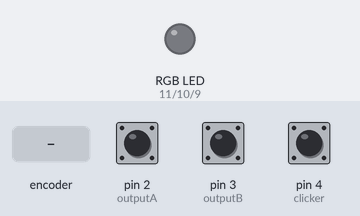
Simulated run of this sketch. Board: Arduino Uno, built with avr-gcc and run on an emulated ATmega328P. Parts: an RGB LED mixed from three pins (HIGH = lit). The inputs (shaded band) are chosen by the test bench; at power-on: pin 4 (clicker) HIGH, pin 2 (outputA) HIGH, pin 3 (outputB) HIGH.

Above: at 1.2 s.
1.3 s: pin 4 (clicker) pulled LOW for 0.15 s
4.3 s: rotary encoder on pin 2 (outputA) / pin 3 (outputB) turned 1 step (first pin leading)
At 4.37 s:
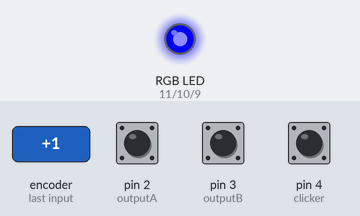
7.5 s: pin 4 (clicker) pulled LOW for 1 s
At 10.8 s:
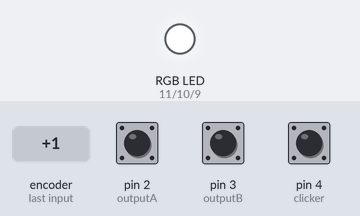
10.9 s: pin 4 (clicker) pulled LOW for 3.2 s
At 12.2 s:
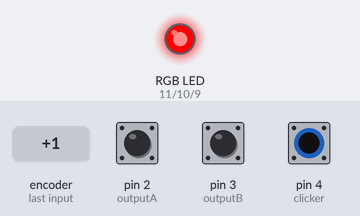
17.1 s: rotary encoder on pin 2 (outputA) / pin 3 (outputB) turned 3 steps (first pin leading)
At 18.3 s:
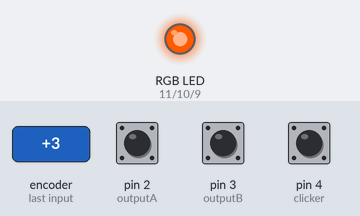
20.1 s: rotary encoder on pin 2 (outputA) / pin 3 (outputB) turned 3 steps (first pin leading)
At 21.8 s:
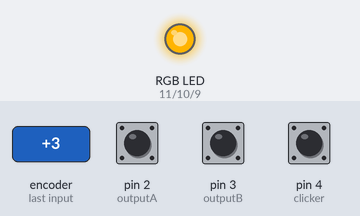
Timing chart, 0 to 23.3 s (numbered marks = the images above; inputs shaded):
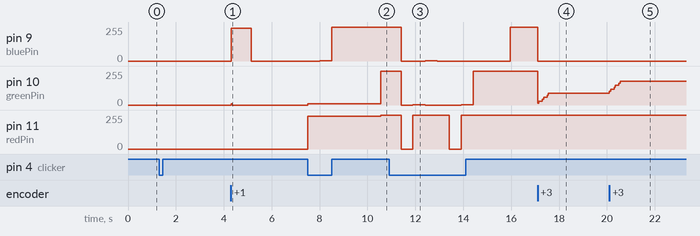

Measured:
- after the input at 4.3 s, pin 9 (bluePin): 0/255 → 245/255 at once, → 0/255 0.82 s later; pin 10 (greenPin): 0/255 → 10/255 at once, → 0/255 0.05 s later
- after the input at 7.5 s, pin 9 (bluePin): 0/255 → 1/255 after 0.50 s, → 255/255 0.51 s later; pin 10 (greenPin): 11/255 → 10/255 after 0.50 s; pin 11 (redPin): stays 244/255 (without the input it goes to 0/255 after 0.74 s)
- after the input at 10.9 s, pin 9 (bluePin): 255/255 → 0/255 after 0.50 s, → 1/255 1.0 s later, → 0/255 0.50 s later, → 255/255 3.1 s later; pin 10 (greenPin): 255/255 → 0/255 after 0.50 s, → 1/255 0.50 s later, → 0/255 0.50 s later, → 1/255 1.5 s later, … (5 changes in this stretch)
- after the input at 17.1 s, pin 9 (bluePin): 255/255 → 0/255 at once; pin 10 (greenPin): 255/255 → 30/255 at once, → 60/255 0.20 s later, → 90/255 0.20 s later
- after the input at 20.1 s, pin 10 (greenPin): 90/255 → 120/255 at once, → 150/255 0.20 s later, → 180/255 0.20 s later

The sketch:

LampCode.ino
```cpp
const int redPin = 11;
const int greenPin = 10;
const int bluePin = 9;

const int outputA = 2; //the clk attach to pin 2
const int outputB = 3; //the dt pin attach to pin 3
const int clicker = 4;//the sw pin attach to pin 4 - this is the "clicker"

int counter = 0;
int currentMode = 0;
int aState;
int aLastState;
int whiteCounter = 255;
int speed = 5;

void setup() {
  // Start off with the LED off.
  setColorRgb(0,0,0);

//set clkPin,dePin,swPin as INPUT
pinMode(outputA, INPUT);
pinMode(outputB, INPUT);
pinMode(clicker, INPUT);
digitalWrite(clicker, HIGH);
Serial.begin(9600); // initialize serial communications at 9600 bps
aLastState = digitalRead(outputA);

}

void loop() {
  unsigned int rgbColor[3];
  while (true) {
    if (currentMode % 4 == 0){
      setColorRgb(0, 0, 0);
      if (buttonPressed()){
        currentMode += 1;
        delay(500);
        break;
      }
    }
    if (currentMode % 4 == 1){
      rgbColor[0] = 255;
      rgbColor[1] = 0;
      rgbColor[2] = 0;

      // Choose the colors to increment and decrement.
      for (int decColor = 0; decColor < 3; decColor += 1) {
        int incColor = decColor == 2 ? 0 : decColor + 1;

        // cross-fade the two colors.
        for(int i = 0; i < 255; i += 1) {
          rgbColor[decColor] -= 1;
          rgbColor[incColor] += 1;
          setColorRgb(rgbColor[0], rgbColor[1], rgbColor[2]);
          aState = digitalRead(outputA);
              if (aState != aLastState) {
                if (digitalRead(outputB) != aState){
                  if (speed >= 150){
                    speed = 150;
                  }
                  else {
                    speed += 1;
                  }
                }
                else {
                  if (speed <= 1){
                    speed = 1;
                  }
                  else {
                    speed -= 1;
                  }
                }
                }
          delay(speed);
          if (buttonPressed()){
            currentMode += 1;
            delay(500);
            break;
          }
        }
      }
    }
    if (currentMode % 4 == 2){
      // Start off with red.
      rgbColor[0] = 255;
      rgbColor[1] = 255;
      rgbColor[2] = 255;
      setColorRgb(255, 255, 255);
      while (true){
        aState = digitalRead(outputA);
            if (aState != aLastState) {
              if (digitalRead(outputB) != aState){
                if (counter > 1530){
                  counter = 0;
                }
                else {
                  counter += 15;
                }
              }
              else {

                if (counter <= 0){
                  counter = 1530;
                }
                else {
                  counter -= 15;
                }
              }
          if (counter > 0 && counter <= 510){
            if (counter < 256){
            rgbColor[0] = 255;
            rgbColor[1] = counter;
            }
            else {
            rgbColor[0] = 510 - counter;
            rgbColor[1] = 255;
            }
            rgbColor[2] = 0;
          }
          if (counter > 511 && counter <= 1020){
            if (counter < 766){
            rgbColor[1] = 255;
            rgbColor[2] = counter - 511;
            }
            else {
            rgbColor[1] = 1020 - counter;
            rgbColor[2] = 255;
            }
            rgbColor[0] = 0;
          }
          if (counter > 1020 && counter <= 1530){
            if (counter < 1275){
            rgbColor[2] = 255;
            rgbColor[0] = counter - 1020;
            }
            else {
            rgbColor[2] = 1530 - counter;
            rgbColor[0] = 255;
            }
            rgbColor[1] = 0;
          }
          setColorRgb(rgbColor[0], rgbColor[1], rgbColor[2]);
          delay(5);
            }
          aLastState = aState;
      if (buttonPressed()){
        currentMode += 1;
        delay(500);
        break;
      }
      }
    }
    if (currentMode % 4 == 3){
      setColorRgb(0, 0, 0);
      for (int i = 0; i < 256; i++){
        setColorRgb(i, i, i);
        delay(5);
      }
      int brightness = 255;
       while (currentMode % 4 == 3){
        aState = digitalRead(outputA);
              if (aState != aLastState) {
                if (digitalRead(outputB) != aState){
                  if (brightness >= 255){
                    brightness = 255;
                  }
                  else {
                    brightness += 5;
                  }
                }
                else {
                  if (brightness <= 10){
                    brightness = 10;
                  }
                  else {
                    brightness -= 5;
                  }
                }
            setColorRgb(brightness, brightness, brightness);
            delay(5);
            }
        if (buttonPressed()){
          currentMode += 1;
          delay(500);
          break;
        }
      }
    }
  }
}

boolean buttonPressed(){
  int button_pressed = !digitalRead(clicker);
  return button_pressed;
}

void setColorRgb(unsigned int red, unsigned int green, unsigned int blue) {
  analogWrite(redPin, red);
  analogWrite(greenPin, green);
  analogWrite(bluePin, blue);
 }
```
